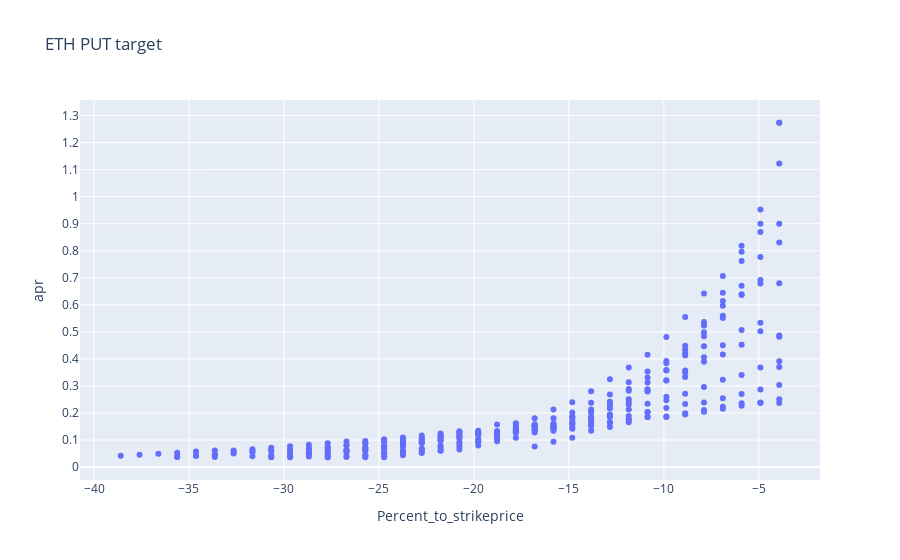

Notebook code for this chart:
### Code cell
fig = px.scatter(df, x="Percent_to_strikeprice", y="apr", hover_data=["id","orderId", "duration", "1000return"], title=f"{TargetItem} {Direction} target")
fig.update_layout(
    yaxis = dict(
        tickmode = 'linear',
        tick0 = 0,
        dtick = 0.1
    )
)
fig.show()

### Figure 1 — Plotly figure (JSON) as saved in the notebook; plotly's stock layout.template omitted (floating-point values rounded to 4 significant figures; data arrays with more than 128 entries replaced by an {"elided": "..."} marker saying what was removed)
{"data": [{"customdata": {"elided": "324x4 mixed values"}, "hovertemplate": "Percent_to_strikeprice=%{x}<br>apr=%{y}<br>id=%{customdata[0]}<br>orderId=%{customdata[1]}<br>duration=%{customdata[2]}<br>1000return=%{customdata[3]}<extra></extra>", "legendgroup": "", "marker": {"color": "#636efa", "symbol": "circle"}, "mode": "markers", "name": "", "orientation": "v", "showlegend": false, "type": "scatter", "x": {"elided": "324 float values"}, "xaxis": "x", "y": {"elided": "324 float values"}, "yaxis": "y"}], "layout": {"legend": {"tracegroupgap": 0}, "title": {"text": "ETH PUT target"}, "xaxis": {"anchor": "y", "domain": [0, 1], "title": {"text": "Percent_to_strikeprice"}}, "yaxis": {"anchor": "x", "domain": [0, 1], "dtick": 0.1, "tick0": 0, "tickmode": "linear", "title": {"text": "apr"}}}}
